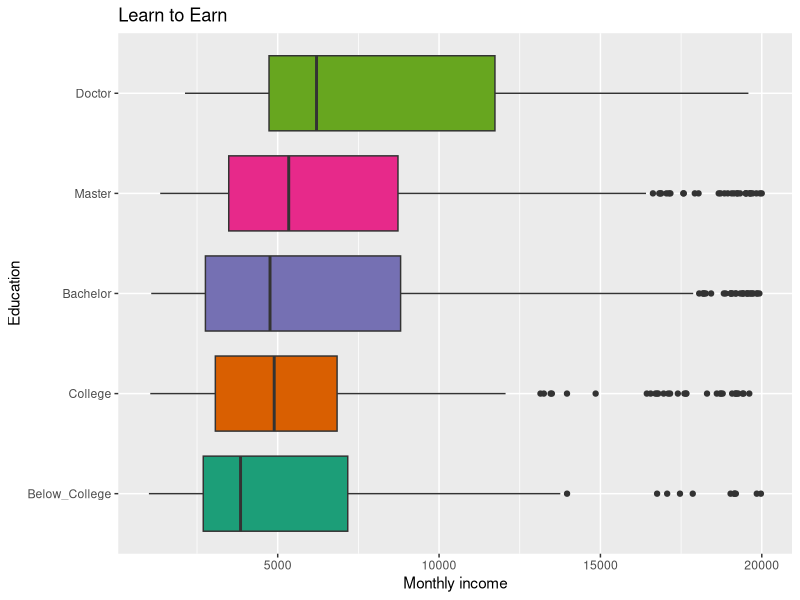
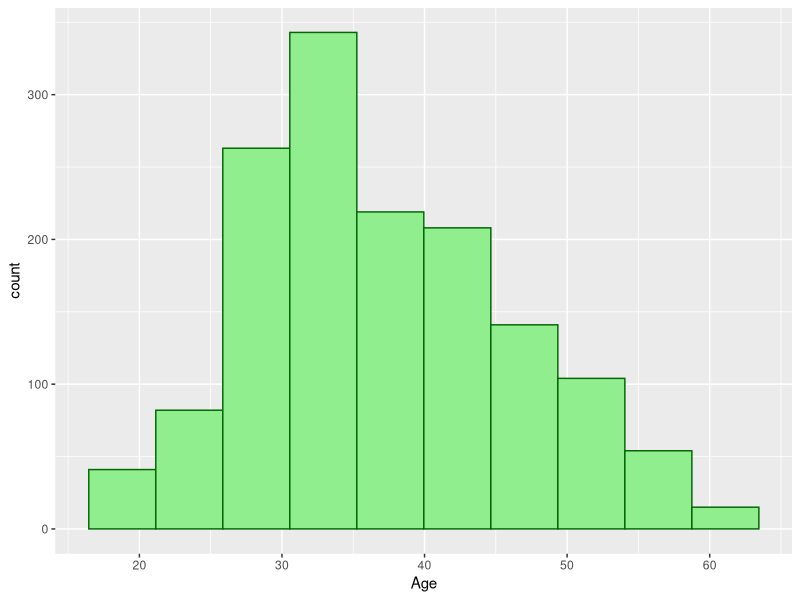
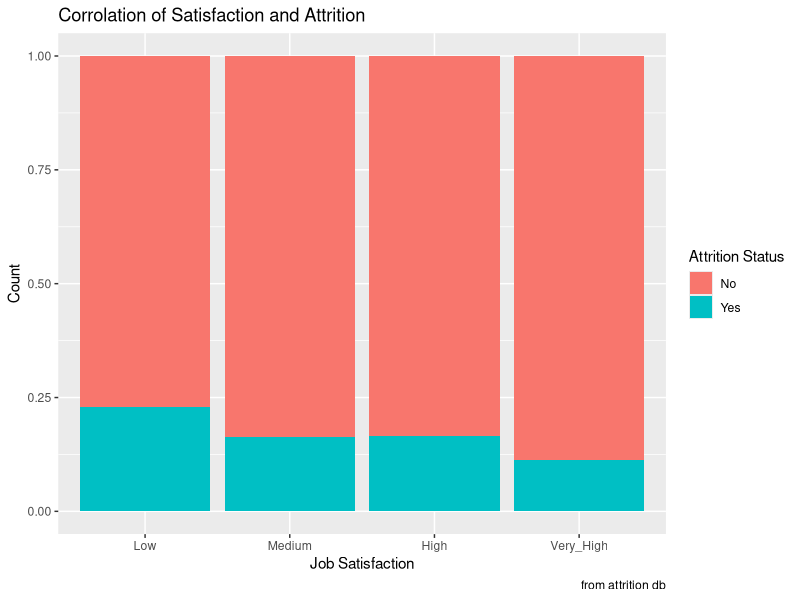
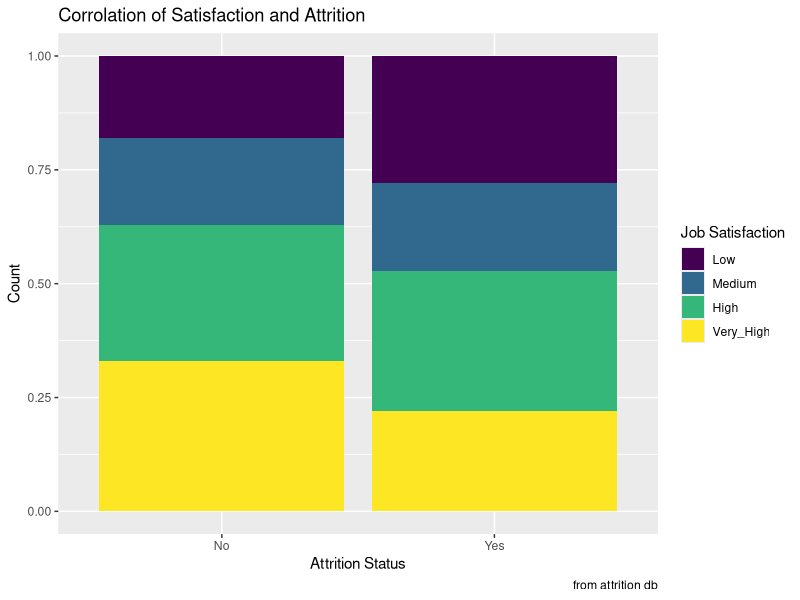

Reproduce these figures in R, in order.
## ---- chunk 1
library(tidyverse)
library(modeldata)
View(attrition)
## ---- chunk 2
ggplot(
  attrition,
  aes(
    x = MonthlyIncome,
    y = Education,
    fill = Education
  )
) +
  geom_boxplot(show.legend = FALSE) +
  labs(
    x = "Monthly income",
    title = "Learn to Earn"
  ) +
  scale_fill_manual(values=c("#1c9e78", "#d95f01", "#7570b3", "#e7298a", "#67a61f"))
## ---- chunk 3
ggplot(
  attrition,
  aes(
    x = Age
  )
) +
  geom_histogram(show.legend = FALSE, 
                 binwidth = 4.7, 
                 color = '#036703', 
                 fill = '#90ee8f'
  )
## ---- chunk 4
ggplot(
  attrition,
  aes(
    x = JobSatisfaction,
    fill = Attrition
  )
) +
  geom_bar(position = "fill") +
  labs(
    x = "Job Satisfaction",
    y = "Count",
    title = "Corrolation of Satisfaction and Attrition",
    caption = "from attrition db",
    fill = "Attrition Status"
  ) +
  scale_color_brewer(palette = 'Dark2')
## ---- chunk 5
ggplot(
  attrition,
  aes(
    x = Attrition,
    fill = JobSatisfaction
  )
) +
  geom_bar(position = "fill") +
  labs(
    x = "Attrition Status",
    y = "Count",
    title = "Corrolation of Satisfaction and Attrition",
    caption = "from attrition db",
    fill = "Job Satisfaction"
  ) +
  scale_color_brewer(palette = 'Dark2')
